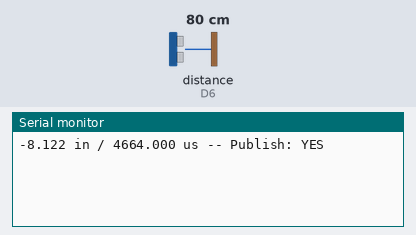
Recording of a sketch running on a simulated Particle Photon. Shown: the last lines printed to the serial monitor. Wiring (inferred from the names in the program): ultrasonic range finder: trigger D2; echo D6. The inputs (shaded band) are chosen by the test bench; at power-on: distance to the obstacle (sensor on D6) 80 cm. The echo pulse lasts 58.3 µs per cm.

Above: at 18.0 s.
18.1 s: distance to the obstacle (sensor on D6) set to 120 cm
At 21.2 s:
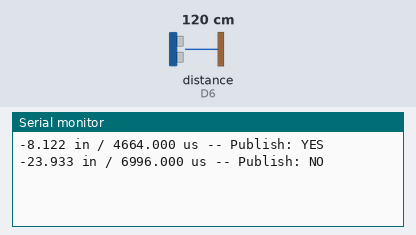
33.1 s: distance to the obstacle (sensor on D6) set to 2 cm
At 41.2 s:
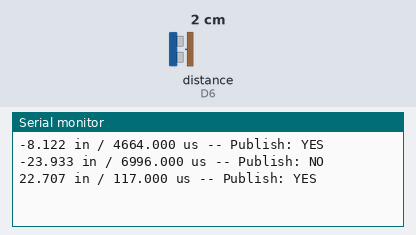

The sketch:

sumppumpsonar.ino
```cpp
/* HC-SR04 Ping / Range finder wiring:
 * -----------------------------------
 * Particle - HC-SR04
 *      GND - GND
 *      VIN - VCC
 *       D2 - TRIG
 *       D6 - ECHO
 */

// Pins used by the Sonic sensor
pin_t trig_pin = D2;
pin_t echo_pin = D6;

// Depth of pump housing.
float PUMP_DEPTH = 23.5;

// Globally defined variables for Particle to use.
char pv_inches[8];
//char pv_cm[8];

void setup() {
    // Define particle variables for app to scrape via API
    Particle.variable("inch_distance", pv_inches);
    //Particle.variable("cm_distance", pv_cm);

    // Opens serial port and sets to fastest bits per second(baud)
    Serial.begin(115200);

    // Defines the Trigger and Echo pins for the HC-SR04
    pinMode(trig_pin, OUTPUT);
    pinMode(echo_pin, INPUT);

    // Begins with a LOW write to the Trigger pin
    // Eventual HIGH writes will be read for sonic duration
    digitalWriteFast(trig_pin, LOW);
}

void loop() {
    pingrounded();
    delay(20000);
}

void pingrounded()
{
    bool should_publish = true;
    /* Trigger the sensor by sending a HIGH pulse of 10 or more microseconds */
    digitalWriteFast(trig_pin, HIGH);
    delayMicroseconds(10);
    digitalWriteFast(trig_pin, LOW);

    float duration = pulseIn(echo_pin, HIGH);

    if (duration > 5500) should_publish = false;
    /* Convert the time into a distance */
    // Sound travels at 1130 ft/s (73.746 us/inch)
    // or 340 m/s (29 us/cm), out and back so divide by 2
    float inches = (duration / 2.0) / 73.746;
    //float cm = (duration / 2.0) / 29.0;

    // PUMP_DEPTH Diagram
    //  B----------23.5"----------Sensor would read 22", want 0"
    //  B---5.5"--W-------18"-----Sensor would read 18", want 5.5"

    // Subtract distance from PUMP_DEPTH to get depth of actual water
    inches = PUMP_DEPTH - inches;

    // Writes distances + duration out to serial monitor
    Serial.printlnf("%.3f in / %.3f us -- Publish: %s", inches, duration, should_publish ? "YES" : "NO");

    if (should_publish) {
        // Writes each distance value to the global Char array for Particle Variables
        sprintf(pv_inches, "%.3f", inches);
        //sprintf(pv_cm, "%.3f", cm);

        // Publishes each distance value to Google App Engine
        // POST http://home-metrics.appspot.com/webhook
        // https://console.particle.io/integrations/webhooks/5c2ce3a3d666d4734fa30700
        Particle.publish("pump_depth_inches", pv_inches, PRIVATE);
    }
}
```

Measured:
- after the input at 18.1 s, the serial monitor: prints a new line after 1.9 s (image 1)
- after the input at 33.1 s, the serial monitor: prints a new line after 6.9 s (image 2)
